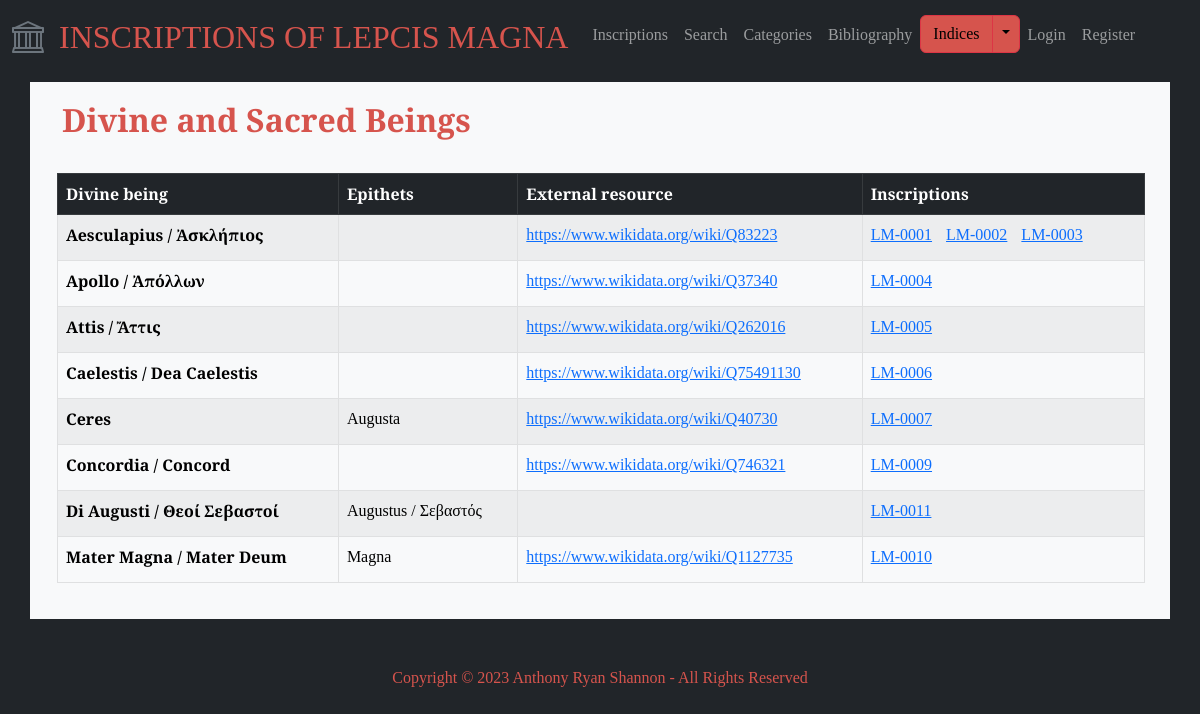
Page /divine_sacred_beings on the committed database.
### lepcismagna/models.py (models this page shows, shortened)
class DivineSacredBeing(models.Model):
    class Meta:
        verbose_name_plural = 'divine and sacred beings'
    divine_being = models.CharField(max_length=50, blank=True)
    epithet = models.CharField(max_length=50, blank=True)
    external_resource = models.URLField(max_length=255, blank=True)
    inscriptions = models.ManyToManyField('Inscription', blank=True)

class Inscription(models.Model):
    entry_creation_time = models.DateTimeField(auto_now_add=True)
    entry_creator = models.ForeignKey(User, on_delete=models.CASCADE, blank=True, null=True)
    is_validated = models.BooleanField(default=False)
    inscription_id = models.CharField(max_length=20, blank=True)
    title = models.CharField(max_length=100, blank=True)
    description = models.TextField(blank=True)
    materials = models.ManyToManyField('Material', blank=True, related_name='materials')
    object_types = models.ManyToManyField('ObjectType', blank=True, related_name='object_types')
    text = models.TextField(blank=True)
    techniques = models.ManyToManyField('Technique', blank=True, related_name='techniques')
    letters = models.TextField(blank=True)
    languages = models.ManyToManyField('Language', blank=True, related_name='languages')
    date = models.CharField(max_length=100)
    findspot_description = models.TextField(blank=True)
    associated_inscriptions = models.ManyToManyField('self', blank=True)
    original_location = models.CharField(max_length=255)
    last_recorded_location = models.CharField(max_length=255)
    repositories = models.ManyToManyField('Repository', blank=True, related_name='repositories')
    categories = models.ManyToManyField('Category', blank=True, related_name='categories')
    transcription_interpretive = models.TextField(blank=True)
    transcription_diplomatic = models.TextField(blank=True)
    transcription_appcrit = models.TextField(blank=True)
    translation_english = models.TextField(blank=True)
    commentary = models.TextField(blank=True)
    epigraphic_references = models.ManyToManyField('EpigraphicReference', blank=True, related_name='epigraphic_references')
    bibliography_text = models.TextField(blank=True)
    bibliography_entries = models.ManyToManyField('Bibliography', blank=True, related_name='bibliography_entries')
    images = models.ManyToManyField('Image', blank=True, related_name='images')
    abbreviations = models.ManyToManyField('Abbreviation', blank=True, related_name='abbreviations')
    age_at_death = models.ManyToManyField('AgeAtDeath', blank=True, related_name='age_at_death')
    divine_sacred_beings = models.ManyToManyField('DivineSacredBeing', blank=True, related_name='divine_sacred_beings')
    emperors_imperial_family = models.ManyToManyField('EmperorImperialFamily', blank=True, related_name='emperors_imperial_family')
    erasures = models.ManyToManyField('Erasure', blank=True, related_name='erasures')
    findspots = models.ManyToManyField('Findspot', blank=True, related_name='findspots')
    fragments = models.ManyToManyField('Fragment', blank=True, related_name='fragments')
    organizations = models.ManyToManyField('Organization', blank=True, related_name='organizations')
    people = models.ManyToManyField('Person', blank=True, related_name='people')
    personal_names = models.ManyToManyField('PersonalName', blank=True, related_name='personal_names')
    place_names = models.ManyToManyField('PlaceName', blank=True, related_name='place_names')
    symbols = models.ManyToManyField('Symbol', blank=True, related_name='symbols')
    words = models.ManyToManyField('Word', blank=True, related_name='words')

### lepcismagna/views.py (the view)
# urls.py: path("divine_sacred_beings", views.divine_sacred_beings, name="divine_sacred_beings"),
def divine_sacred_beings(request):
    divine_sacred_beings = DivineSacredBeing.objects.all()
    return render(request, "lepcismagna/divine_sacred_beings.html", {"divine_sacred_beings": divine_sacred_beings})

### lepcismagna/templates/lepcismagna/divine_sacred_beings.html (shortened to what this page needs)
{% extends "lepcismagna/layout.html" %} {% block body %}
<div class="index-header">
  <h2>Divine and Sacred Beings</h2>
</div>
<table class="table table-striped table-hover table-bordered">
  <thead class="table-dark">
    <tr>
      <th scope="col">Divine being</th>
      <th scope="col">Epithets</th>
      <th scope="col">External resource</th>
      <th scope="col">Inscriptions</th>
    </tr>
  </thead>
  <tbody class="table-light">
    {% for divine_sacred_being in divine_sacred_beings %}
    {% if divine_sacred_being.inscriptions.all %}
    <tr>
      <th scope="row">
          {{ divine_sacred_being.divine_being }}
      </th>
      <td>{{ divine_sacred_being.epithet }}</td>
      <td><a href="{{ divine_sacred_being.external_resource }}">{{ divine_sacred_being.external_resource }}</a></td>
      <td>
        <ul id="index-inscription-list">
          {% for inscription in divine_sacred_being.inscriptions.all %}
          <li class="inscription-list-item">
            <a href="{% url 'inscription_detail' inscription.inscription_id|default:'No inscription ID' %}">
              {{ inscription.inscription_id }}
            </a>
          </li>
          {% endfor %}
        </ul>
      </td>
    </tr>
    {% endif %}
    {% endfor %}
  </tbody>
</table>
{% endblock %}

### lepcismagna/static/lepcismagna/styles.css (style rules this page uses)
body { font-family: "EB Garamond", serif; font-style: normal; font-variant: normal; }
h2 { color: #d6544d; font-size: 32px; font-weight: 700; line-height: 35px; padding: 10px; }
li:not(last-child) { margin-bottom: 5px; }
.index-header { padding: 10px; }
.inscription-list-item { display: inline-block; margin-right: 10px; }
.table { margin-left: 15px; width: 97.5%; }
#inscriptions-list, #index-inscription-list, #category-items, #dossier-list { list-style: none; padding-left: 0; margin: 0; }

### rows in the picture
DivineSacredBeing: divine_being "Aesculapius / Ἀσκλήπιος", external_resource "https://www.wikidata.org/wiki/Q83223"
Inscription: inscription_id "LM-0001"
Inscription: inscription_id "LM-0002"
Inscription: inscription_id "LM-0003"
DivineSacredBeing: divine_being "Apollo / Ἀπόλλων", external_resource "https://www.wikidata.org/wiki/Q37340"
Inscription: inscription_id "LM-0004"
DivineSacredBeing: divine_being "Attis / Ἄττις", external_resource "https://www.wikidata.org/wiki/Q262016"
Inscription: inscription_id "LM-0005"
DivineSacredBeing: divine_being "Caelestis / Dea Caelestis", external_resource "https://www.wikidata.org/wiki/Q75491130"
Inscription: inscription_id "LM-0006"
DivineSacredBeing: divine_being "Ceres", epithet "Augusta", external_resource "https://www.wikidata.org/wiki/Q40730"
Inscription: inscription_id "LM-0007"
DivineSacredBeing: divine_being "Concordia / Concord", external_resource "https://www.wikidata.org/wiki/Q746321"
Inscription: inscription_id "LM-0009"
DivineSacredBeing: divine_being "Di Augusti / Θεοί Σεβαστοί", epithet "Augustus / Σεβαστός"
Inscription: inscription_id "LM-0011"
DivineSacredBeing: divine_being "Mater Magna / Mater Deum", epithet "Magna", external_resource "https://www.wikidata.org/wiki/Q1127735"
Inscription: inscription_id "LM-0010"
